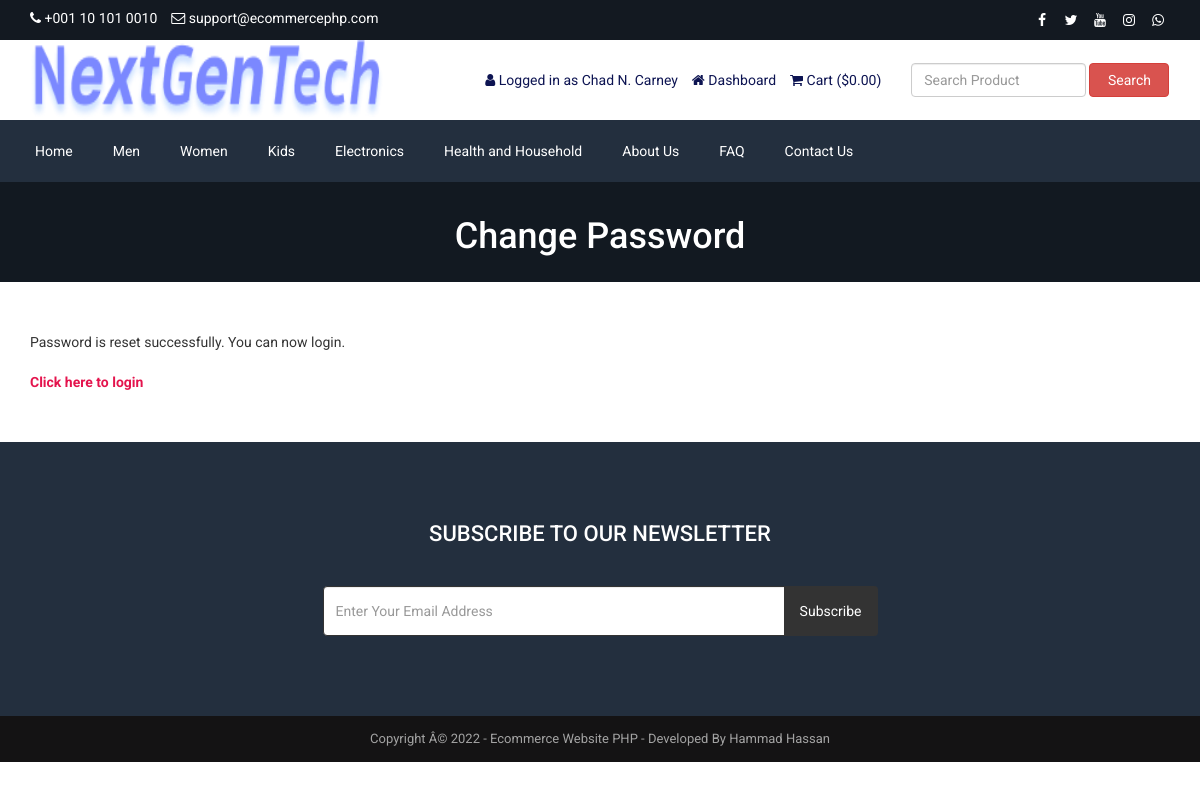
The app's page /reset-password-success.php (signed in) with its own data.
### tables this page shows
CREATE TABLE `tbl_settings` (
  `id` int(11) NOT NULL,
  `logo` varchar(100) NOT NULL,  
  `favicon` varchar(100) NOT NULL,  
  `footer_about` text NOT NULL,
  `footer_copyright` text NOT NULL,
  `contact_address` text NOT NULL,
  `contact_email` varchar(100) NOT NULL,  
  `contact_phone` varchar(20) NOT NULL,  
  `contact_fax` varchar(20) NOT NULL,  
  `contact_map_iframe` text NOT NULL,
  `receive_email` varchar(100) NOT NULL,  
  `receive_email_subject` varchar(100) NOT NULL,  
  `receive_email_thank_you_message` text NOT NULL,
  `forget_password_message` text NOT NULL,
  `total_recent_post_footer` int(10) NOT NULL,
  `total_popular_post_footer` int(10) NOT NULL,
  `total_recent_post_sidebar` int(11) NOT NULL,
  `total_popular_post_sidebar` int(11) NOT NULL,
  `total_featured_product_home` int(11) NOT NULL,
  `total_latest_product_home` int(11) NOT NULL,
  `total_popular_product_home` int(11) NOT NULL,
  `meta_title_home` text NOT NULL,
  `meta_keyword_home` text NOT NULL,
  `meta_description_home` text NOT NULL,
  `banner_login` varchar(255) NOT NULL,
  `banner_registration` varchar(255) NOT NULL,
  `banner_forget_password` varchar(255) NOT NULL,
  `banner_reset_password` varchar(255) NOT NULL,
  `banner_search` varchar(255) NOT NULL,
  `banner_cart` varchar(255) NOT NULL,
  `banner_checkout` varchar(255) NOT NULL,
  `banner_product_category` varchar(255) NOT NULL,
  `banner_blog` varchar(255) NOT NULL,
  `cta_title` varchar(255) NOT NULL,
  `cta_content` text NOT NULL,
  `cta_read_more_text` varchar(255) NOT NULL,
  `cta_read_more_url` varchar(255) NOT NULL,
  `cta_photo` varchar(255) NOT NULL,
  `featured_product_title` varchar(255) NOT NULL,
  `featured_product_subtitle` varchar(255) NOT NULL,
  `latest_product_title` varchar(255) NOT NULL,
  `latest_product_subtitle` varchar(255) NOT NULL,
  `popular_product_title` varchar(255) NOT NULL,
  `popular_product_subtitle` varchar(255) NOT NULL,
  `testimonial_title` varchar(255) NOT NULL,
  `testimonial_subtitle` varchar(255) NOT NULL,
  `testimonial_photo` varchar(255) NOT NULL,
  `blog_title` varchar(255) NOT NULL,
  `blog_subtitle` varchar(255) NOT NULL,
  `newsletter_text` text NOT NULL,
  `paypal_email` varchar(255) NOT NULL,
  `stripe_public_key` varchar(255) NOT NULL,
  `stripe_secret_key` varchar(255) NOT NULL,
  `bank_detail` text NOT NULL,
  `before_head` text NOT NULL,
  `after_body` text NOT NULL,
  `before_body` text NOT NULL,
  `home_service_on_off` int(11) NOT NULL,
  `home_welcome_on_off` int(11) NOT NULL,
  `home_featured_product_on_off` int(11) NOT NULL,
  `home_latest_product_on_off` int(11) NOT NULL,
  `home_popular_product_on_off` int(11) NOT NULL,
  `home_testimonial_on_off` int(11) NOT NULL,
  `home_blog_on_off` int(11) NOT NULL,
  `newsletter_on_off` int(11) NOT NULL,
  `ads_above_welcome_on_off` int(1) NOT NULL,
  `ads_above_featured_product_on_off` int(1) NOT NULL,
  `ads_above_latest_product_on_off` int(1) NOT NULL,
  `ads_above_popular_product_on_off` int(1) NOT NULL,
  `ads_above_testimonial_on_off` int(1) NOT NULL,
  `ads_category_sidebar_on_off` int(1) NOT NULL
);

CREATE TABLE `tbl_social` (
  `social_id` int(11) NOT NULL,
  `social_name` varchar(30) NOT NULL,
  `social_url` varchar(255) NOT NULL,
  `social_icon` varchar(30) NOT NULL
);

CREATE TABLE `tbl_top_category` (
  `tcat_id` int(11) NOT NULL,
  `tcat_name` varchar(255) NOT NULL,
  `show_on_menu` int(1) NOT NULL
);

CREATE TABLE `tbl_page` (
  `id` int(11) NOT NULL,
  `about_title` varchar(255) NOT NULL,
  `about_content` text NOT NULL,
  `about_banner` varchar(255) NOT NULL,
  `about_meta_title` varchar(255) NOT NULL,
  `about_meta_keyword` text NOT NULL,
  `about_meta_description` text NOT NULL,
  `faq_title` varchar(255) NOT NULL,
  `faq_banner` varchar(255) NOT NULL,
  `faq_meta_title` varchar(255) NOT NULL,
  `faq_meta_keyword` text NOT NULL,
  `faq_meta_description` text NOT NULL,
  `blog_title` varchar(255) NOT NULL,
  `blog_banner` varchar(255) NOT NULL,
  `blog_meta_title` varchar(255) NOT NULL,
  `blog_meta_keyword` text NOT NULL,
  `blog_meta_description` text NOT NULL,
  `contact_title` varchar(255) NOT NULL,
  `contact_banner` varchar(255) NOT NULL,
  `contact_meta_title` varchar(255) NOT NULL,
  `contact_meta_keyword` text NOT NULL,
  `contact_meta_description` text NOT NULL,
  `pgallery_title` varchar(255) NOT NULL,
  `pgallery_banner` varchar(255) NOT NULL,
  `pgallery_meta_title` varchar(255) NOT NULL,
  `pgallery_meta_keyword` text NOT NULL,
  `pgallery_meta_description` text NOT NULL,
  `vgallery_title` varchar(255) NOT NULL,
  `vgallery_banner` varchar(255) NOT NULL,
  `vgallery_meta_title` varchar(255) NOT NULL,
  `vgallery_meta_keyword` text NOT NULL,
  `vgallery_meta_description` text NOT NULL
);

### reset-password-success.php (the view)
<?php require_once('header.php'); ?>
<?php
$statement = $pdo->prepare("SELECT * FROM tbl_settings WHERE id=1");
$statement->execute();
$result = $statement->fetchAll(PDO::FETCH_ASSOC);
foreach ($result as $row) {
    $banner_forget_password = $row['banner_forget_password'];
}
?>
<div class="page-banner" style="background-color:#444;background-image: url(assets/uploads/<?php echo $banner_forget_password; ?>);">
    <div class="inner">
        <h1><?php echo LANG_VALUE_149; ?></h1>
    </div>
</div>
<div class="page">
    <div class="container">
        <div class="row">
            <div class="col-md-12">
                <div class="user-content">
                    <?php echo LANG_VALUE_146; ?><br><br>
                    <a href="<?php echo BASE_URL; ?>login.php" style="color:#e4144d;font-weight:bold;"><?php echo LANG_VALUE_11; ?></a>
                </div>
            </div>
        </div>
    </div>
</div>
<?php require_once('footer.php'); ?>

### header.php (shortened to what this page needs)
<?php
include("admin/inc/config.php");
$statement = $pdo->prepare("SELECT * FROM tbl_settings WHERE id=1");
$statement->execute();
$result = $statement->fetchAll(PDO::FETCH_ASSOC);
foreach ($result as $row)
{
	$logo = $row['logo'];
	$contact_email = $row['contact_email'];
	$contact_phone = $row['contact_phone'];
}
?>
<!DOCTYPE html>
<html lang="en">
<head>
	<link rel="stylesheet" href="assets/css/bootstrap.min.css">
	<link rel="stylesheet" href="assets/css/font-awesome.min.css">
	<link rel="stylesheet" href="assets/css/owl.carousel.min.css">
	<link rel="stylesheet" href="assets/css/owl.theme.default.min.css">
	<link rel="stylesheet" href="assets/css/jquery.bxslider.min.css">
    <link rel="stylesheet" href="assets/css/magnific-popup.css">
    <link rel="stylesheet" href="assets/css/rating.css">
	<link rel="stylesheet" href="assets/css/spacing.css">
	<link rel="stylesheet" href="assets/css/bootstrap-touch-slider.css">
	<link rel="stylesheet" href="assets/css/animate.min.css">
	<link rel="stylesheet" href="assets/css/tree-menu.css">
	<link rel="stylesheet" href="assets/css/select2.min.css">
	<link rel="stylesheet" href="assets/css/main.css">
	<link rel="stylesheet" href="assets/css/responsive.css">
	<?php
	$statement = $pdo->prepare("SELECT * FROM tbl_page WHERE id=1");
	$statement->execute();
	$result = $statement->fetchAll(PDO::FETCH_ASSOC);
		?>
</head>
<body>
<div class="top">
	<div class="container">
		<div class="row">
			<div class="col-md-6 col-sm-6 col-xs-12">
				<div class="left">
					<ul>
						<li><i class="fa fa-phone"></i> <?php echo $contact_phone; ?></li>
						<li><i class="fa fa-envelope-o"></i> <?php echo $contact_email; ?></li>
					</ul>
				</div>
			</div>
			<div class="col-md-6 col-sm-6 col-xs-12">
				<div class="right">
					<ul>
						<?php
						$statement = $pdo->prepare("SELECT * FROM tbl_social");
						$statement->execute();
						$result = $statement->fetchAll(PDO::FETCH_ASSOC);
						foreach ($result as $row) {
							?>
							<?php if($row['social_url'] != ''): ?>
							<li><a href="<?php echo $row['social_url']; ?>"><i class="<?php echo $row['social_icon']; ?>"></i></a></li>
							<?php endif; ?>
							<?php
						}
						?>
					</ul>
				</div>
			</div>
		</div>
	</div>
</div>
<div class="header">
	<div class="container">
		<div class="row inner">
			<div class="col-md-4 logo">
				<a href="index.php"><img src="assets/uploads/<?php echo $logo; ?>" alt="logo image"></a>
			</div>
			<div class="col-md-5 right">
				<ul>
					<?php
					if(isset($_SESSION['customer'])) {
						?>
						<li><i class="fa fa-user"></i> <?php echo LANG_VALUE_13; ?> <?php echo $_SESSION['customer']['cust_name']; ?></li>
						<li><a href="dashboard.php"><i class="fa fa-home"></i> <?php echo LANG_VALUE_89; ?></a></li>
						<?php
					} else {
						?>
						<li><a href="login.php"><i class="fa fa-sign-in"></i> <?php echo LANG_VALUE_9; ?></a></li>
						<li><a href="registration.php"><i class="fa fa-user-plus"></i> <?php echo LANG_VALUE_15; ?></a></li>
						<?php
					}
					?>
					<li><a href="cart.php"><i class="fa fa-shopping-cart"></i> <?php echo LANG_VALUE_18; ?> (<?php echo LANG_VALUE_1; ?><?php
					if(isset($_SESSION['cart_p_id'])) {
						$table_total_price = 0;
						$i=0;
	                    foreach($_SESSION['cart_p_qty'] as $key => $value)
	                    {
	                        $i++;
	                        $arr_cart_p_qty[$i] = $value;
	                    }                    $i=0;
	                    foreach($_SESSION['cart_p_current_price'] as $key => $value)
	                    {
	                        $i++;
	                        $arr_cart_p_current_price[$i] = $value;
	                    }
	                    for($i=1;$i<=count($arr_cart_p_qty);$i++) {
	                    	$row_total_price = $arr_cart_p_current_price[$i]*$arr_cart_p_qty[$i];
	                        $table_total_price = $table_total_price + $row_total_price;
	                    }
						echo $table_total_price;
					} else {
						echo '0.00';
					}
					?>)</a></li>
				</ul>
			</div>
			<div class="col-md-3 search-area">
				<form class="navbar-form navbar-left" role="search" action="search-result.php" method="get">
					<div class="form-group">
						<input type="text" class="form-control search-top" placeholder="<?php echo LANG_VALUE_2; ?>" name="search_text">
					</div>
					<button type="submit" class="btn btn-danger"><?php echo LANG_VALUE_3; ?></button>
				</form>
			</div>
		</div>
	</div>
</div>
<div class="nav">
	<div class="container">
		<div class="row">
			<div class="col-md-12 pl_0 pr_0">
				<div class="menu-container">
					<div class="menu">
						<ul>
							<li><a href="index.php">Home</a></li>
							<?php
							$statement = $pdo->prepare("SELECT * FROM tbl_top_category WHERE show_on_menu=1");
							$statement->execute();
							$result = $statement->fetchAll(PDO::FETCH_ASSOC);
							foreach ($result as $row) {
								?>
								<li><a href="product-category.php?id=<?php echo $row['tcat_id']; ?>&type=top-category"><?php echo $row['tcat_name']; ?></a>
								</li>
								<?php
							}
							?>
							<?php
							$statement = $pdo->prepare("SELECT * FROM tbl_page WHERE id=1");
							$statement->execute();
							$result = $statement->fetchAll(PDO::FETCH_ASSOC);
							foreach ($result as $row) {
								$about_title = $row['about_title'];
								$faq_title = $row['faq_title'];
								$contact_title = $row['contact_title'];
							}
							?>
							<li><a href="about.php"><?php echo $about_title; ?></a></li>
							<li><a href="faq.php"><?php echo $faq_title; ?></a></li>
							<li><a href="contact.php"><?php echo $contact_title; ?></a></li>
						</ul>
					</div>
				</div>
			</div>
		</div>
	</div>
</div>

### footer.php (shortened to what this page needs)
<?php
$statement = $pdo->prepare("SELECT * FROM tbl_settings WHERE id=1");
$statement->execute();
$result = $statement->fetchAll(PDO::FETCH_ASSOC);
foreach ($result as $row)
{
	$footer_copyright = $row['footer_copyright'];
    $newsletter_on_off = $row['newsletter_on_off'];
}
?>
<?php if($newsletter_on_off == 1): ?>
<section class="home-newsletter">
	<div class="container">
		<div class="row">
			<div class="col-md-6 col-md-offset-3">
				<div class="single">
				<form action="" method="post">
					<h2><?php echo LANG_VALUE_93; ?></h2>
					<div class="input-group">
			        	<input type="email" class="form-control" placeholder="<?php echo LANG_VALUE_95; ?>" name="email_subscribe">
			         	<span class="input-group-btn">
			         	<button class="btn btn-theme" type="submit" name="form_subscribe"><?php echo LANG_VALUE_92; ?></button>
			         	</span>
			        </div>
				</div>
			</div>
		</div>
	</div>
</section>
<?php endif; ?>
<div class="footer-bottom">
	<div class="container">
		<div class="row">
			<div class="col-md-12 copyright">
				<?php echo $footer_copyright; ?>
			</div>
		</div>
	</div>
</div>
</body>
</html>

### assets/css/main.css (style rules this page uses)
* { margin: 0; padding: 0; }
body { font-family: "Roboto", sans-serif; font-size: 14px; }
h1, h2, h3, h4, h5, h6 { font-family: "Roboto", sans-serif; }
a { text-decoration: none; }
.top { width: 100%; height: 40px; background: #131921; }
.top .left { float: left; }
.top .left ul { padding-top: 8px; }
.top .left ul li { list-style-type: none; float: left; margin-right: 14px; color: white; }
.top .left ul li i { color: white; }
.top .right { float: right; }
.top .right ul { padding-top: 8px; }
.top .right ul li { list-style-type: none; float: left; margin-left: 5px; }
.top .right ul li a { color: white; width: 24px; height: 24px; line-height: 24px; text-align: center; border-radius: 50%; display: block; transition: all 0.4s ease; }
.header { width: 100%; height: auto; background: #fff; }
.header .inner { height: auto; display: table; }
.header .logo { float: none; display: table-cell; vertical-align: middle; }
.header .logo img { max-width: 100%; height: 80px; }
.header .navbar-form .form-control { width: 300px; }
.header .search-area { float: none; display: table-cell; vertical-align: middle; }
.header .search-area .form-group { width: calc(100% - 84px); }
.header .search-area button { width: 80px; }
.header .search-area form { width: 100%; }
.header .right { float: none; display: table-cell; vertical-align: middle; padding-right: 0; }
.header .right ul { float: right; margin-bottom: 0; }
.header .right ul li { list-style-type: none; float: left; margin-left: 14px; color: #0d1452; }
.header .right ul li a { color: #0d1452; }
.header .navbar-form .search-top { width: 100%; }
.nav { background: #232f3e; }
.menu-container { width: 100%; margin: 0 auto; background: #232f3e; }
.menu-dropdown-icon:before { content: "\f067"; font-family: "FontAwesome"; display: none; cursor: pointer; float: right; padding: 1.5em 2em; background: #fff; color: #333; }
.menu > ul { margin: 0 auto; width: 100%; list-style: none; padding: 0; position: relative; box-sizing: border-box; }
.menu > ul:before, .menu > ul:after { content: ""; display: table; }
.menu > ul:after { clear: both; }
.menu > ul > li { float: left; padding: 0; margin: 0; }
.menu > ul > li a { text-decoration: none; padding: 1.5em 20px; display: block; color: #fff; }
.footer-bottom { width: 100%; height: auto; background: #141314; padding: 14px 0; }
.footer-bottom .copyright { font-size: 13px; color: #a3a3a3; text-align: center; }
.page-banner { width: 100%; height: auto; background-repeat: no-repeat; background-position: center center; -webkit-background-size: cover; background-size: cover; position: relative; padding-top: 15px; padding-bottom: 15px; overflow: hidden; }
.page-banner h1 { color: #fff; text-align: center; z-index: 999; position: relative; }
.page { width: 100%; height: auto; padding-top: 50px; padding-bottom: 50px; }
.home-newsletter { padding: 80px 0; background: #232f3e; }
.home-newsletter .single { max-width: 650px; margin: 0 auto; text-align: center; position: relative; z-index: 2; }
.home-newsletter .single h2 { font-size: 22px; color: white; text-transform: uppercase; margin-bottom: 40px; margin-top: 0; }
.home-newsletter .single .form-control { height: 50px; border-color: #333; outline: none; }
.home-newsletter .single .btn { min-height: 50px; background: #333; color: #fff; padding-left: 15px; padding-right: 15px; }

### assets/css/responsive.css (style rules this page uses)
@media only screen and (min-width: 992px) { .header .inner { width: 100%; } }
@media only screen and (min-width: 992px) { .header .search-area { padding-right: 0; } }
@media only screen and (min-width: 992px) { .header .search-area form { padding-right: 0; } }
@media only screen and (min-width: 992px) { .header .container { padding-right: 0; } }

### records on screen
tbl_settings: contact_phone "+001 10 101 0010", contact_email "support@ecommercephp.com", logo (picture), banner_forget_password (picture), footer_copyright "Copyright Â© 2022 - Ecommerce Website PHP - Developed By Hammad Hassan"
tbl_top_category: tcat_name "Men"
tbl_top_category: tcat_name "Women"
tbl_top_category: tcat_name "Kids"
tbl_top_category: tcat_name "Electronics"
tbl_top_category: tcat_name "Health and Household"
tbl_page: about_title "About Us", faq_title "FAQ", contact_title "Contact Us"

### other values on screen
LANG_VALUE_13 "Logged in as"
$_SESSION['customer']['cust_name'] "Chad N. Carney"
LANG_VALUE_89 "Dashboard"
LANG_VALUE_18 "Cart"
LANG_VALUE_1 "$"
LANG_VALUE_3 "Search"
LANG_VALUE_149 "Change Password"
LANG_VALUE_146 "Password is reset successfully. You can now login."
LANG_VALUE_11 "Click here to login"
LANG_VALUE_93 "SUBSCRIBE TO OUR NEWSLETTER"
LANG_VALUE_92 "Subscribe"
